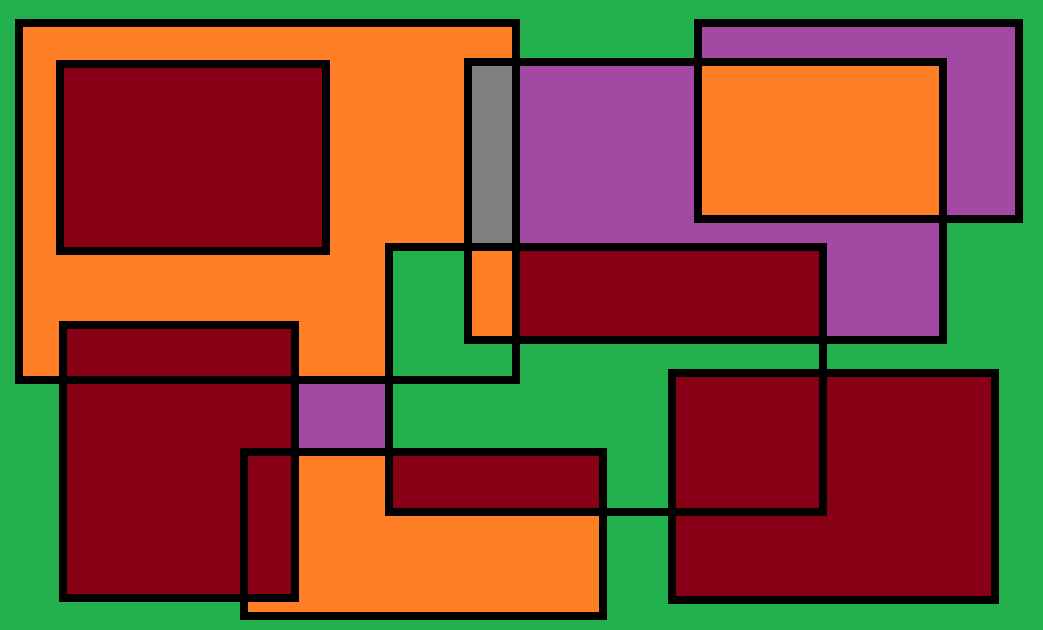
%> input picture Matlab/VPC/T2_Eduardo_Rodrigues_PL1/imagens/quadrados.png, 1043 x 630 px
$ octave histogramas.m   (GNU Octave 9; MATLAB toolbox functions it lacks are replaced by stand-ins)
%> lines starting %> are read from the running program, lines starting %| are printed output that depends on the picture; in (x1, y1, x2, y2) boxes, pixels count from 0 and x2, y2 are one past the last pixel; in counts of white or black regions, pixels touching at a corner belong together; the program's own positions count from 1
Image = imread('imagens/quadrados.png');
%> Image is the input picture: size 630x1043x3 uint8; mean R, G, B 127.9, 77.7, 51.6
GrayQuadrados = double(rgb2gray(Image));
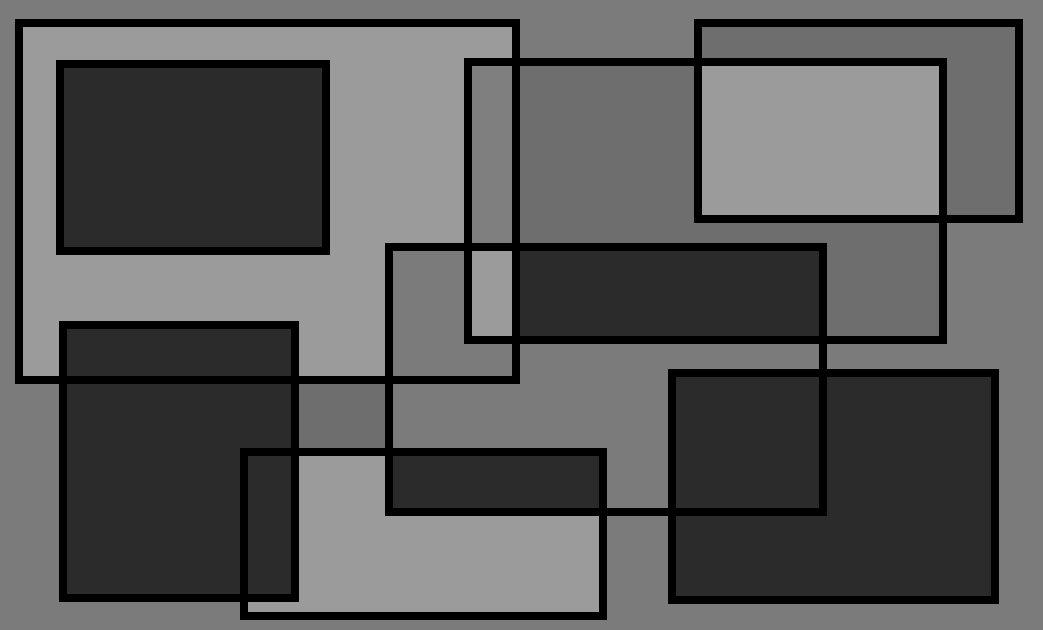
%> GrayQuadrados: size 630x1043 double; min 0, max 155, mean 89.7
Image = imread('imagens/LinhasHorizontais.png');
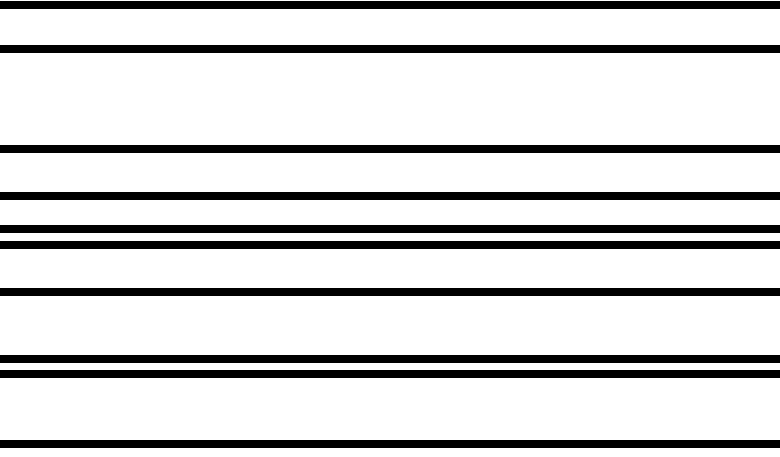
%> input picture Matlab/VPC/T2_Eduardo_Rodrigues_PL1/imagens/LinhasHorizontais.png, 780 x 457 px
%> Image is the input picture: size 457x780x3 uint8; 82.5% white; 10 black regions, largest, box (x1, y1, x2, y2) and area: (0, 1, 780, 9) 6240, (0, 45, 780, 53) 6240, (0, 145, 780, 153) 6240
GrayHorizontais = double(rgb2gray(Image));
Image = imread('imagens/LinhasVerticais.png');
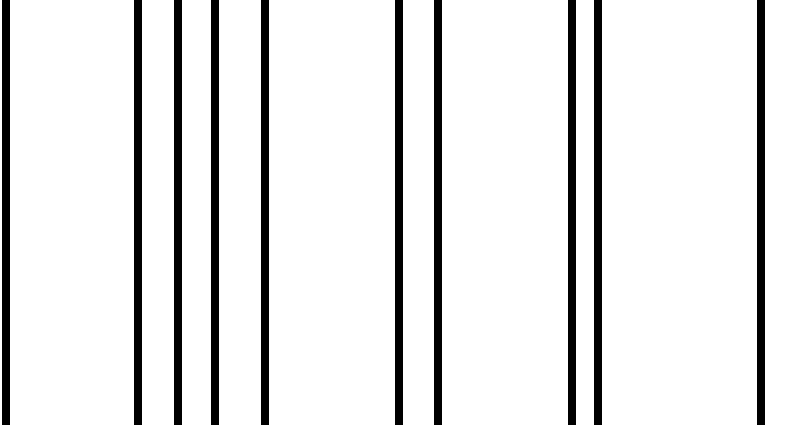
%> input picture Matlab/VPC/T2_Eduardo_Rodrigues_PL1/imagens/LinhasVerticais.png, 811 x 425 px
%> Image is the input picture: size 425x811x3 uint8; 90.1% white; 10 black regions, largest, box (x1, y1, x2, y2) and area: (2, 0, 10, 425) 3400, (134, 0, 142, 425) 3400, (174, 0, 182, 425) 3400
GrayVerticais = double(rgb2gray(Image));

[~,~,v1,h1] = edge(GrayQuadrados,'sobel');
[~,~,v2,h2] = edge(GrayHorizontais,'sobel');
%> v2: size 457x780 double; every value is 0
[~,~,v3,h3] = edge(GrayVerticais,'sobel');
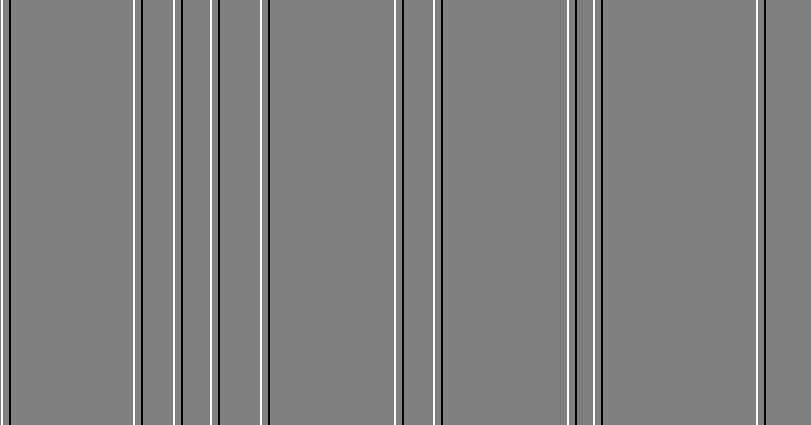
%> v3: size 425x811 double; min -127.5, max 127.5, mean 0; drawn with min black and max white
%> h3: size 425x811 double; every value is 0

angleVar = -180:45:225;
anglesQuadrados = atan2d(h1, v1);
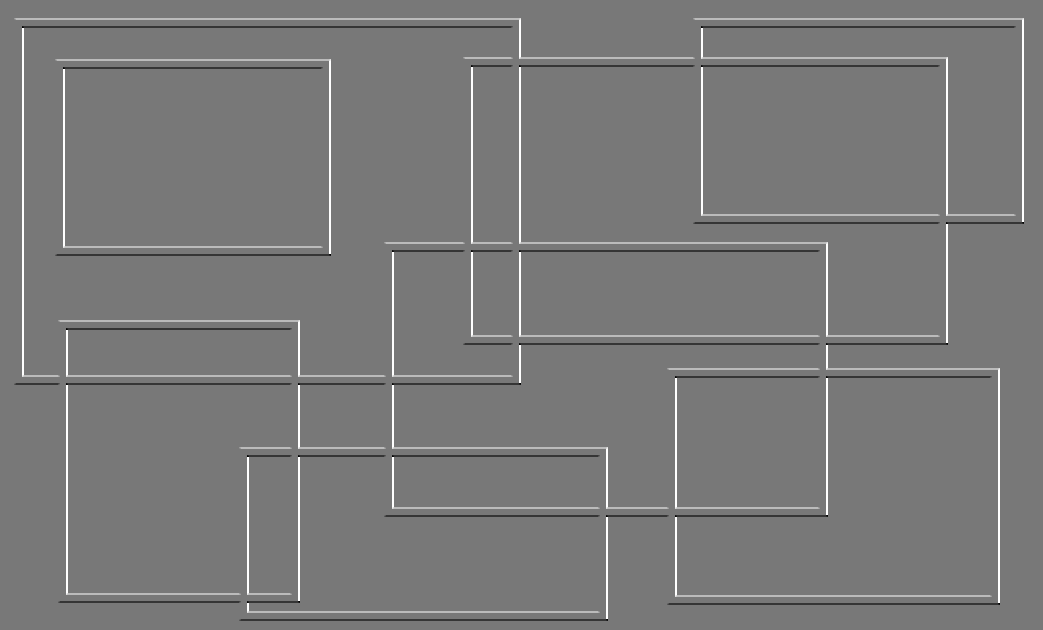
%> anglesQuadrados: size 630x1043 double; min -161.6, max 180, mean 2; drawn with min black and max white
anglesHorizontais = atan2d(h2, v2);
anglesVerticais = atan2d(h3, v3);
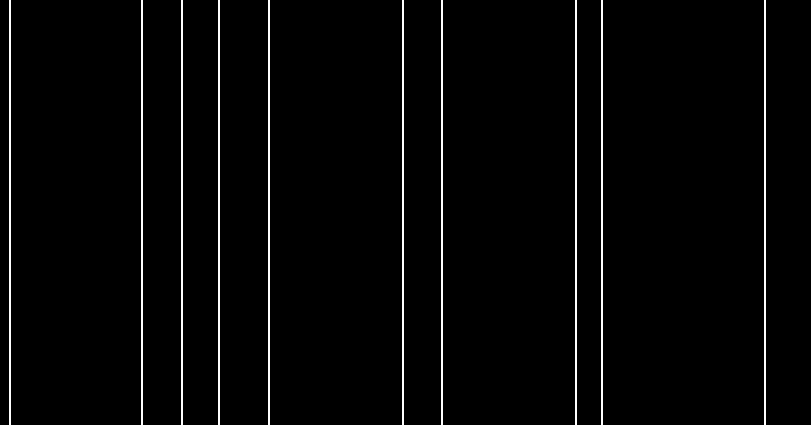
%> anglesVerticais: size 425x811 double; values 0 (black) and 180 (white), 2.5% white in thin lines or dots

figure();
histogram(anglesQuadrados(anglesQuadrados ~= 0), angleVar);
xlim([-180, 225]);
set(gca, 'XTick', angleVar);
%> figure, not shown here; tallest bar 11276 high, from x = -90 to -45
figure();
histogram(anglesHorizontais(anglesHorizontais ~= 0), angleVar);
xlim([-180, 225]);
set(gca, 'XTick', angleVar);
%> figure, not shown here; tallest bar 15600 high, from x = -90 to -45
figure();
histogram(anglesVerticais(anglesVerticais ~= 0), angleVar);
xlim([-180, 225]);
set(gca, 'XTick', angleVar);
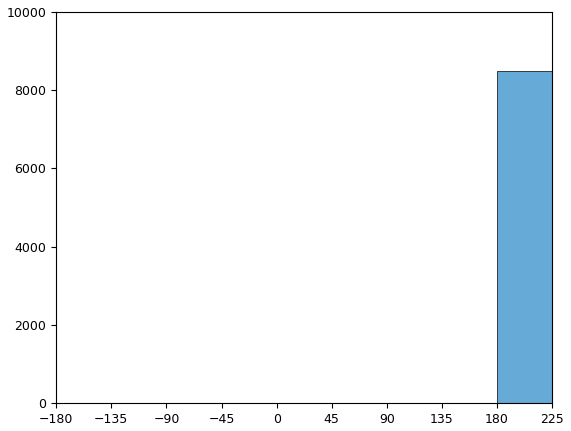
%> figure redrawn from the program's plot data; tallest bar 8500 high, from x = 180 to 225
